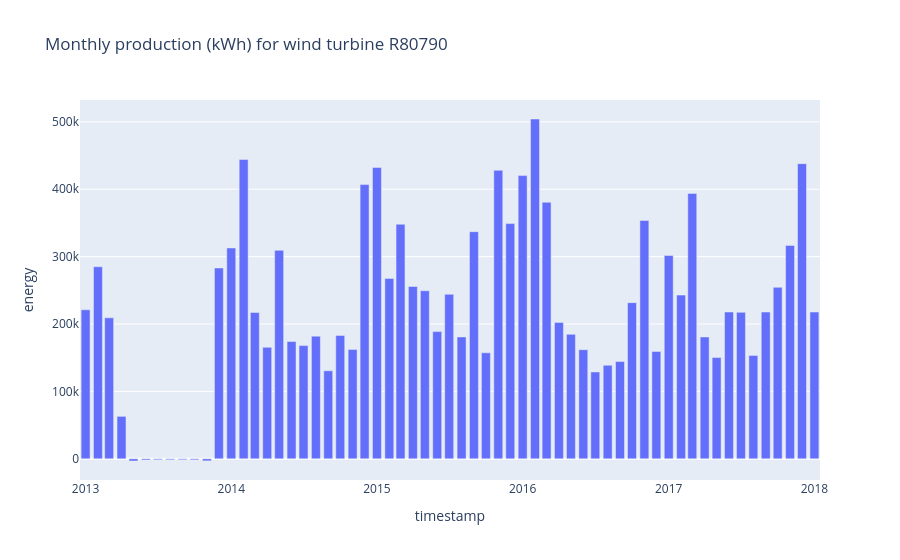

The notebook cell this image was saved under:
### Code cell
# Graphe de la production mensuelle pour l'éolienne R80790
turbine_name = "R80790"

px.bar(
    df.filter(pl.col("turbine_name") == turbine_name)
    .with_columns(
        pl.col("active_power").mul(1 / 6).alias("energy")
    )  # power (kW) * 10min = energy (kWh)
    .sort("timestamp")
    .group_by_dynamic("timestamp", every="1mo")
    .agg(pl.col("energy").sum()),
    x="timestamp",
    y="energy",
    title=f"Monthly production (kWh) for wind turbine {turbine_name}",
)
